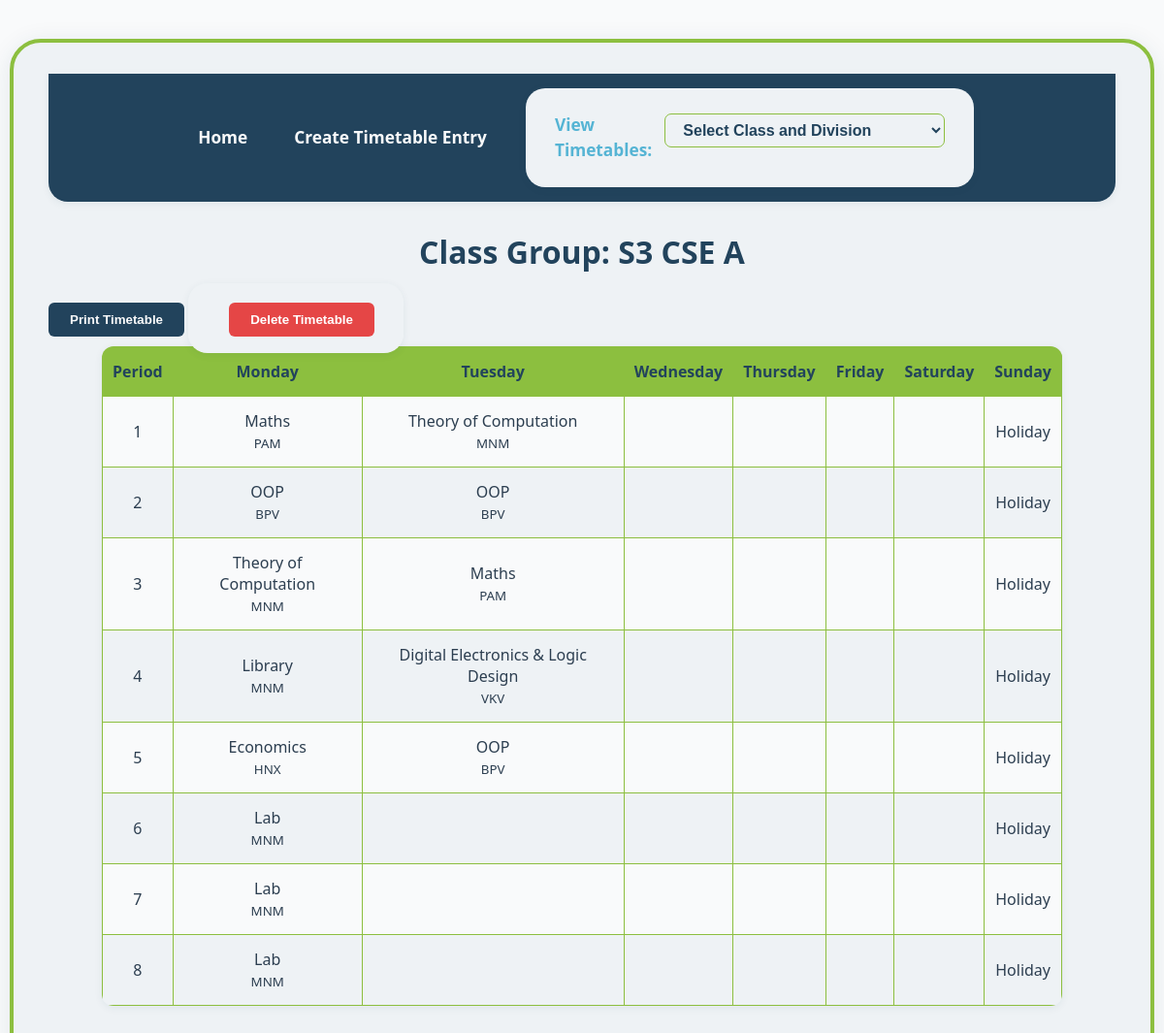
The page /timetable/classgroup/1/ on the database its author committed.
### timetable_app/models.py (models this page shows, shortened)
class ClassGroup(models.Model):
    name = models.CharField(max_length=100)

class TimetableEntry(models.Model):
    class_group = models.ForeignKey(ClassGroup, on_delete=models.CASCADE)
    subject = models.ForeignKey(Subject, on_delete=models.CASCADE)
    teacher = models.ForeignKey(Teacher, on_delete=models.CASCADE)
    day = models.CharField(max_length=10)
    period = models.PositiveIntegerField()
    class Meta:
        unique_together = ('teacher', 'day', 'period')

class Subject(models.Model):
    name = models.CharField(max_length=100)
    hours_per_week = models.PositiveIntegerField()
    def __str__(self):
        return self.name

class Teacher(models.Model):
    name = models.CharField(max_length=100)
    subjects = models.ManyToManyField(Subject, related_name='teachers')
    def __str__(self):
        return self.name

### timetable_app/views.py (the view)
# urls.py: path('timetable/classgroup/<int:group_id>/', views.classgroup_timetable, name='classgroup_timetable'),
def classgroup_timetable(request, group_id):
    class_group = get_object_or_404(ClassGroup, pk=group_id)
    entries = TimetableEntry.objects.filter(class_group=class_group).order_by('day', 'period')
    days = ['Monday', 'Tuesday', 'Wednesday', 'Thursday', 'Friday', 'Saturday', 'Sunday']
    class_groups = ClassGroup.objects.all()
    return render(request, 'timetable_app/classgroup_timetable.html', {
        'class_group': class_group,
        'entries': entries,
        'days': days,
        'class_groups': class_groups,
    })

### timetable_app/templatetags/timetable_extras.py (called while the page is built)
@register.filter
def to(value, arg):
    return range(value, int(arg))

### timetable_app/templates/timetable_app/classgroup_timetable.html (shortened to what this page needs)
{% load timetable_extras %}
{% load static %}
<!DOCTYPE html>
<html>
<head>
    <link rel="stylesheet" href="{% static 'timetable_app/timetable.css' %}">
</head>
<body>
    <div class="site-container">
        {% include "timetable_app/navbar.html" %}
        <h1>Class Group: {{ class_group.name }}</h1>
        <button onclick="window.print()" class="noprint">Print Timetable</button>
        <form method="post" action="{% url 'delete_classgroup_timetable' class_group.id %}" style="display:inline;">
            <button type="submit" class="noprint" onclick="return confirm('Are you sure you want to delete the entire timetable for this class group?');" style="background:#E54646; color:#fff; margin-left:12px;">
                Delete Timetable
            </button>
        </form>
        <table>
            <tr>
                <th>Period</th>
                {% for day in days %}
                    <th>{{ day }}</th>
                {% endfor %}
            </tr>
            {% for period in 1|to:9 %}
            <tr>
                <td>{{ period }}</td>
                {% for day in days %}
                    <td>
                        {% if day == "Sunday" %}
                            Holiday
                        {% else %}
                            {% for entry in entries %}
                                {% if entry.day == day and entry.period == period %}
                                    {{ entry.subject }}<br>
                                    <small>{{ entry.teacher }}</small>
                                {% endif %}
                            {% endfor %}
                        {% endif %}
                    </td>
                {% endfor %}
            </tr>
            {% endfor %}
        </table>
    </div>
</body>
</html>

### timetable_app/templates/timetable_app/navbar.html (shortened to what this page needs)
<nav>
    <a href="{% url 'home' %}">Home</a>
    <a href="{% url 'timetable_create' %}">Create Timetable Entry</a>
    <form>
        <label for="classgroup_nav">View Timetables:</label>
        <select id="classgroup_nav" onchange="if(this.value) window.location.href=this.value;">
            <option value="">Select Class and Division</option>
        </select>
    </form>
</nav>

### timetable_app/static/timetable_app/timetable.css (style rules this page uses)
body { background: #F9FAFB; font-family: "Segoe UI", sans-serif; margin: 0; padding: 0; color: #2C3E50; }
nav { background: #22435C; padding: 15px 30px; border-radius: 0 0 20px 20px; margin-bottom: 30px; box-shadow: 0 2px 8px rgba(34, 67, 92, 0.07); display: flex; align-items: center; gap: 32px; justify-content: center; }
nav a, nav label { color: #F9FAFB; font-weight: 600; text-decoration: none; font-size: 1.08em; padding: 0 8px; line-height: 1.5; }
nav label { color: #55B4D4; font-weight: 600; font-size: 1.08em; margin: 0; padding: 0 4px 0 0; line-height: 1.5; }
nav form { margin: 0; display: flex; align-items: center; gap: 8px; }
nav select { padding: 7px 14px; border-radius: 7px; border: 1.5px solid #8CBF3F; background: #EEF2F5 !important; color: #22435C !important; font-weight: 600; font-size: 1em; margin-left: 0; }
h1, h2, h5 { color: #22435C; text-align: center; margin-top: 0; }
button, .noprint button { background-color: #22435C; color: #F9FAFB; border: none; border-radius: 6px; padding: 10px 22px; font-weight: bold; cursor: pointer; margin: 10px 0; transition: background 0.3s; }
table { width: 90%; margin: 0 auto 30px auto; border-collapse: collapse; background: #EEF2F5; border-radius: 12px; overflow: hidden; box-shadow: 0 2px 8px rgba(34, 67, 92, 0.07); }
th, td { border: 1px solid #8CBF3F; padding: 14px 10px; text-align: center; font-size: 1em; }
th { background: #8CBF3F; color: #22435C; font-weight: bold; }
td { color: #2C3E50; background: #EEF2F5; }
tr:nth-child(even) td { background: #F9FAFB; }
form { max-width: 500px; margin: 0 auto 30px auto; background: #EEF2F5; padding: 25px 30px; border-radius: 20px; box-shadow: 0 2px 8px rgba(34, 67, 92, 0.07); }
label { font-weight: 600; color: #22435C; margin-bottom: 6px; display: block; }
input, select { width: 100%; padding: 10px; border: 1px solid #8CBF3F; border-radius: 6px; background-color: #F9FAFB; margin-bottom: 15px; font-size: 1em; color: #2C3E50; }
.site-container { max-width: 1100px; margin: 40px auto 40px auto; background: #EEF2F5; border: 4px solid #8CBF3F; border-radius: 32px; box-shadow: 0 4px 24px rgba(34, 67, 92, 0.10); padding: 32px 36px 36px 36px; min-height: 80vh; }

### rows shown on the page
ClassGroup: name "S3 CSE A"
TimetableEntry: subject "Maths", teacher "PAM"
TimetableEntry: subject "Theory of Computation", teacher "MNM"
TimetableEntry: subject "OOP", teacher "BPV"
TimetableEntry: subject "OOP", teacher "BPV"
TimetableEntry: subject "Theory of Computation", teacher "MNM"
TimetableEntry: subject "Maths", teacher "PAM"
TimetableEntry: subject "Library", teacher "MNM"
TimetableEntry: subject "Digital Electronics & Logic Design", teacher "VKV"
TimetableEntry: subject "Economics", teacher "HNX"
TimetableEntry: subject "OOP", teacher "BPV"
TimetableEntry: subject "Lab", teacher "MNM"
TimetableEntry: subject "Lab", teacher "MNM"
TimetableEntry: subject "Lab", teacher "MNM"

### other values the page prints
{{ day }} "Monday" "Tuesday" "Wednesday" "Thursday" "Friday" "Saturday" "Sunday"
{{ period }} "1" "2" "3" "4" "5" "6" "7" "8"
